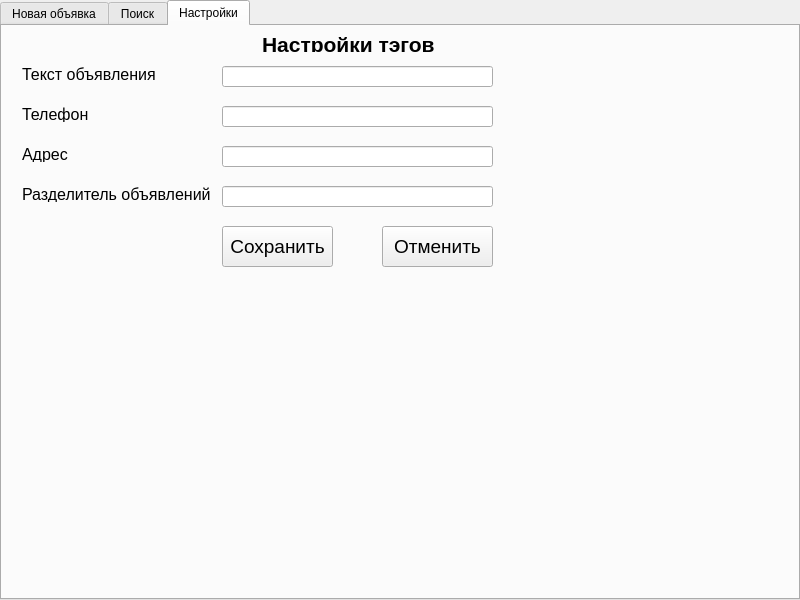
<?xml version="1.0" encoding="UTF-8"?>
<ui version="4.0">
 <class>TabWidget</class>
 <widget class="QTabWidget" name="TabWidget">
  <property name="geometry">
   <rect>
    <x>0</x>
    <y>0</y>
    <width>800</width>
    <height>600</height>
   </rect>
  </property>
  <property name="sizePolicy">
   <sizepolicy hsizetype="Expanding" vsizetype="Expanding">
    <horstretch>0</horstretch>
    <verstretch>0</verstretch>
   </sizepolicy>
  </property>
  <property name="windowTitle">
   <string>Объявления в газете &quot;ВСЕМ&quot;</string>
  </property>
  <property name="currentIndex">
   <number>2</number>
  </property>
  <widget class="QWidget" name="tab">
   <attribute name="title">
    <string>Новая объявка</string>
   </attribute>
  </widget>
  <widget class="QWidget" name="tab">
   <attribute name="title">
    <string>Поиск</string>
   </attribute>
  </widget>
  <widget class="QWidget" name="tab_2">
   <attribute name="title">
    <string>Настройки</string>
   </attribute>
   <widget class="QLabel" name="label">
    <property name="geometry">
     <rect>
      <x>260</x>
      <y>10</y>
      <width>181</width>
      <height>16</height>
     </rect>
    </property>
    <property name="font">
     <font>
      <family>Arial</family>
      <pointsize>16</pointsize>
      <weight>75</weight>
      <bold>true</bold>
     </font>
    </property>
    <property name="text">
     <string>Настройки тэгов</string>
    </property>
   </widget>
   <widget class="QLabel" name="label_2">
    <property name="geometry">
     <rect>
      <x>20</x>
      <y>40</y>
      <width>141</width>
      <height>16</height>
     </rect>
    </property>
    <property name="font">
     <font>
      <family>Arial</family>
      <pointsize>12</pointsize>
     </font>
    </property>
    <property name="text">
     <string>Текст объявления</string>
    </property>
   </widget>
   <widget class="QLineEdit" name="lineEdit">
    <property name="geometry">
     <rect>
      <x>220</x>
      <y>40</y>
      <width>271</width>
      <height>21</height>
     </rect>
    </property>
    <property name="font">
     <font>
      <family>Arial</family>
      <pointsize>12</pointsize>
     </font>
    </property>
    <property name="inputMask">
     <string/>
    </property>
    <property name="text">
     <string extracomment="Формат тэга: &lt;Тэг&gt;"/>
    </property>
   </widget>
   <widget class="QLabel" name="label_3">
    <property name="geometry">
     <rect>
      <x>20</x>
      <y>160</y>
      <width>191</width>
      <height>16</height>
     </rect>
    </property>
    <property name="font">
     <font>
      <family>Arial</family>
      <pointsize>12</pointsize>
     </font>
    </property>
    <property name="text">
     <string>Разделитель объявлений</string>
    </property>
   </widget>
   <widget class="QLineEdit" name="lineEdit_2">
    <property name="geometry">
     <rect>
      <x>220</x>
      <y>80</y>
      <width>271</width>
      <height>21</height>
     </rect>
    </property>
    <property name="font">
     <font>
      <family>Arial</family>
      <pointsize>12</pointsize>
     </font>
    </property>
    <property name="text">
     <string extracomment="Формат тэга: &lt;Тэг&gt;"/>
    </property>
   </widget>
   <widget class="QLabel" name="label_4">
    <property name="geometry">
     <rect>
      <x>20</x>
      <y>80</y>
      <width>191</width>
      <height>16</height>
     </rect>
    </property>
    <property name="font">
     <font>
      <family>Arial</family>
      <pointsize>12</pointsize>
     </font>
    </property>
    <property name="text">
     <string>Телефон</string>
    </property>
   </widget>
   <widget class="QLabel" name="label_5">
    <property name="geometry">
     <rect>
      <x>20</x>
      <y>120</y>
      <width>191</width>
      <height>16</height>
     </rect>
    </property>
    <property name="font">
     <font>
      <family>Arial</family>
      <pointsize>12</pointsize>
     </font>
    </property>
    <property name="text">
     <string>Адрес</string>
    </property>
   </widget>
   <widget class="QLineEdit" name="lineEdit_3">
    <property name="geometry">
     <rect>
      <x>220</x>
      <y>120</y>
      <width>271</width>
      <height>21</height>
     </rect>
    </property>
    <property name="font">
     <font>
      <family>Arial</family>
      <pointsize>12</pointsize>
     </font>
    </property>
    <property name="text">
     <string extracomment="Формат тэга: &lt;Тэг&gt;"/>
    </property>
   </widget>
   <widget class="QLineEdit" name="lineEdit_4">
    <property name="geometry">
     <rect>
      <x>220</x>
      <y>160</y>
      <width>271</width>
      <height>21</height>
     </rect>
    </property>
    <property name="font">
     <font>
      <family>Arial</family>
      <pointsize>12</pointsize>
     </font>
    </property>
    <property name="text">
     <string extracomment="Формат тэга: &lt;Тэг&gt;"/>
    </property>
   </widget>
   <widget class="QPushButton" name="pushButton">
    <property name="geometry">
     <rect>
      <x>220</x>
      <y>200</y>
      <width>111</width>
      <height>41</height>
     </rect>
    </property>
    <property name="font">
     <font>
      <family>Arial</family>
      <pointsize>14</pointsize>
     </font>
    </property>
    <property name="text">
     <string>Сохранить</string>
    </property>
   </widget>
   <widget class="QPushButton" name="pushButton_2">
    <property name="geometry">
     <rect>
      <x>380</x>
      <y>200</y>
      <width>111</width>
      <height>41</height>
     </rect>
    </property>
    <property name="font">
     <font>
      <family>Arial</family>
      <pointsize>14</pointsize>
     </font>
    </property>
    <property name="text">
     <string>Отменить</string>
    </property>
   </widget>
  </widget>
 </widget>
 <resources/>
 <connections/>
</ui>
